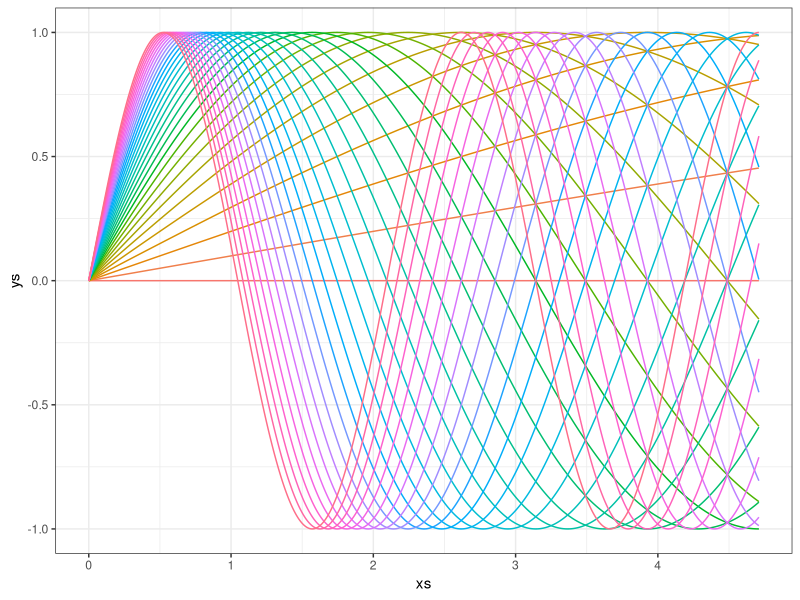

Reproduce this figure in R.
## ---- chunk 1
library(tidyverse)
cool_function <- function(x, alpha) return(sin(alpha*x))
xs <- seq(0, pi*1.5, 0.005)
ys <- cool_function(xs, 1)
results <- data_frame(xs, ys, alpha = "1")
for(alpha in seq(0,3, 0.1)){
  results <- results %>% 
    bind_rows(data_frame(
      xs, 
      ys = cool_function(xs, alpha),
      alpha = as.character(alpha)
    ))
}

ggplot(results, aes(x = xs, y = ys, color = alpha)) + 
  geom_line() + 
  theme_bw() + 
  theme(legend.position="none")
